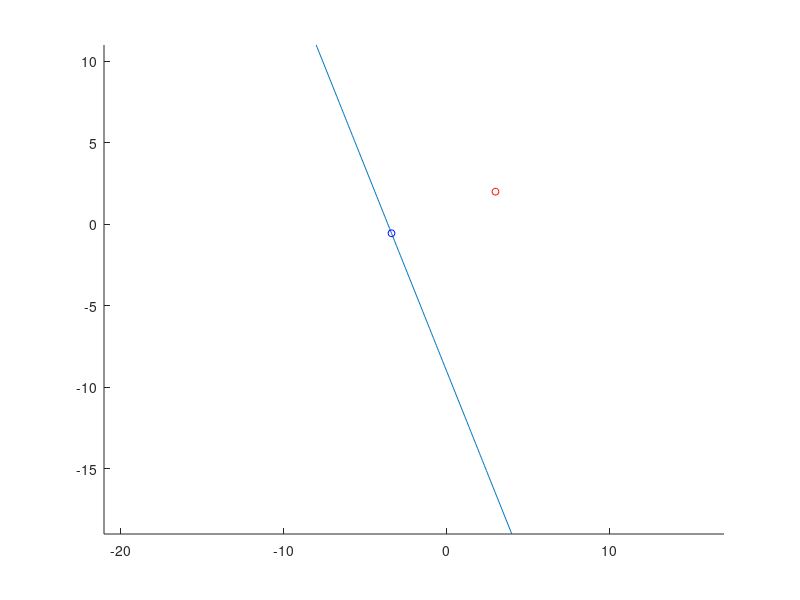

The MATLAB script that drew this image: (Note: this script raises an error after producing the figure.)
n_points = 201;
lo_bound = -3;
hi_bound = 3;

dx = (hi_bound - lo_bound) / (n_points - 1);

t = linspace(lo_bound, hi_bound, n_points)
x = [3, 2]';

v0 = [-2 -4]'; % offset
v = [-2 5]'; % slope

A = v .* t + v0
figure; hold on
axis equal

plot(x(1, :), x(2, :), 'ro', 'MarkerSize', 5);
plot(A(1, :), A(2, :));

% l2-norms
l2_norm = sqrt(dot(A - x, A - x));
[~, pos] = min(l2_norm);

plot(A(1, pos), A(2, pos), 'bo', 'MarkerSize', 5);
circle(x(1, :), x(2, :), l2_norm(pos))

% L1-norm  
l1_norm = sum(abs(A - x), 1);
[~, pos] = min(l1_norm);

plot(A(1, pos), A(2, pos), 'bo', 'MarkerSize', 5);
diamond(x(1, :), x(2, :), l1_norm(pos))

% L-inf norm
l_inf_norm = max(abs(A - x));
[min_dist, pos] = min(l_inf_norm);
plot(A(1, pos), A(2, pos), 'bo', 'MarkerSize', 5);
square(x(1, :), x(2, :), l_inf_norm(pos))
%% Linear Programming
%%
norms = [1 2 inf];
for ii = 1:size(norms, 2)
    fprintf('L-%d norm\n', norms(ii));
    [y, r] = proj_cvx (x, v0 , v, norms(ii));
    y
end
%%
function circle(x, y, r)
% x and y are the coordinates of the center of the circle
% r is the radius of the circle
% 0.01 is the angle step, bigger values will draw the circle faster but
% you might notice imperfections (not very smooth)
    theta = 0:0.01:2 * pi; 
    xp = r * cos(theta);
    yp = r * sin(theta);
    plot(x + xp, y + yp);
end

function diamond(x, y, r)
% by diamond I mean a rhombus of equal sides, which is essentially
% the shape of L1 norm ball.
% x, y - centre of the diamond
% r - distance between the centre to any of the vertices
    vertices = [x-r y; x y-r; x+r y; x y+r];
    poly = polyshape(vertices);
    plot(poly);
end

function square(x, y, r)
% x, y - centre of the square
% r - distance from centre to any side. Equal to half of the side length
    side_length = 2 * r;
    rectangle('Position', ...
        [x - side_length/2, y - side_length/2, side_length, side_length]);
end

function [y, r] = proj_cvx (x, v0 , v, nrm)%% x, v0 and v must be column vectors
    objtv = @(y) norm (x-y, nrm); %% objective is L_2 norm
    cvx_begin
        variable y(2) %% 2-d variable we are optimizing over
        variable t(1) %% real valued parameter that defines
        minimize ( objtv (y)) %% defining the objective
        subject to
        v0 + t*v == y %% the projection y must be in set A
    cvx_end
    r = objtv (y); %% minimum value of the objective
end